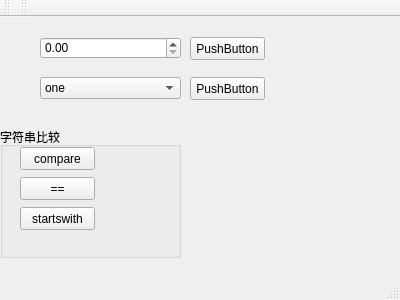
<?xml version="1.0" encoding="UTF-8"?>
<ui version="4.0">
 <class>MainWindow</class>
 <widget class="QMainWindow" name="MainWindow">
  <property name="geometry">
   <rect>
    <x>0</x>
    <y>0</y>
    <width>400</width>
    <height>300</height>
   </rect>
  </property>
  <property name="windowTitle">
   <string>MainWindow</string>
  </property>
  <widget class="QWidget" name="centralWidget">
   <widget class="QDoubleSpinBox" name="doubleSpinBox">
    <property name="geometry">
     <rect>
      <x>40</x>
      <y>20</y>
      <width>141</width>
      <height>22</height>
     </rect>
    </property>
   </widget>
   <widget class="QPushButton" name="pushButton">
    <property name="geometry">
     <rect>
      <x>190</x>
      <y>20</y>
      <width>75</width>
      <height>23</height>
     </rect>
    </property>
    <property name="text">
     <string>PushButton</string>
    </property>
   </widget>
   <widget class="QComboBox" name="comboBox">
    <property name="geometry">
     <rect>
      <x>40</x>
      <y>60</y>
      <width>141</width>
      <height>22</height>
     </rect>
    </property>
    <item>
     <property name="text">
      <string>one</string>
     </property>
    </item>
    <item>
     <property name="text">
      <string>two</string>
     </property>
    </item>
    <item>
     <property name="text">
      <string>three</string>
     </property>
    </item>
    <item>
     <property name="text">
      <string>four</string>
     </property>
    </item>
    <item>
     <property name="text">
      <string>five</string>
     </property>
    </item>
    <item>
     <property name="text">
      <string>six</string>
     </property>
    </item>
   </widget>
   <widget class="QPushButton" name="listButton">
    <property name="geometry">
     <rect>
      <x>190</x>
      <y>60</y>
      <width>75</width>
      <height>23</height>
     </rect>
    </property>
    <property name="text">
     <string>PushButton</string>
    </property>
   </widget>
   <widget class="QGroupBox" name="groupBox">
    <property name="geometry">
     <rect>
      <x>0</x>
      <y>110</y>
      <width>181</width>
      <height>131</height>
     </rect>
    </property>
    <property name="title">
     <string>字符串比较</string>
    </property>
    <widget class="QPushButton" name="pushButton_compare">
     <property name="geometry">
      <rect>
       <x>20</x>
       <y>20</y>
       <width>75</width>
       <height>23</height>
      </rect>
     </property>
     <property name="text">
      <string>compare</string>
     </property>
    </widget>
    <widget class="QPushButton" name="pushButton_equal">
     <property name="geometry">
      <rect>
       <x>20</x>
       <y>50</y>
       <width>75</width>
       <height>23</height>
      </rect>
     </property>
     <property name="text">
      <string>==</string>
     </property>
    </widget>
    <widget class="QPushButton" name="pushButton_startswith">
     <property name="geometry">
      <rect>
       <x>20</x>
       <y>80</y>
       <width>75</width>
       <height>23</height>
      </rect>
     </property>
     <property name="text">
      <string>startswith</string>
     </property>
    </widget>
   </widget>
  </widget>
  <widget class="QMenuBar" name="menuBar">
   <property name="geometry">
    <rect>
     <x>0</x>
     <y>0</y>
     <width>400</width>
     <height>23</height>
    </rect>
   </property>
  </widget>
  <widget class="QToolBar" name="mainToolBar">
   <attribute name="toolBarArea">
    <enum>TopToolBarArea</enum>
   </attribute>
   <attribute name="toolBarBreak">
    <bool>false</bool>
   </attribute>
  </widget>
  <widget class="QStatusBar" name="statusBar"/>
  <widget class="QToolBar" name="toolBar">
   <property name="windowTitle">
    <string>toolBar</string>
   </property>
   <attribute name="toolBarArea">
    <enum>TopToolBarArea</enum>
   </attribute>
   <attribute name="toolBarBreak">
    <bool>false</bool>
   </attribute>
  </widget>
 </widget>
 <layoutdefault spacing="6" margin="11"/>
 <resources/>
 <connections/>
</ui>
